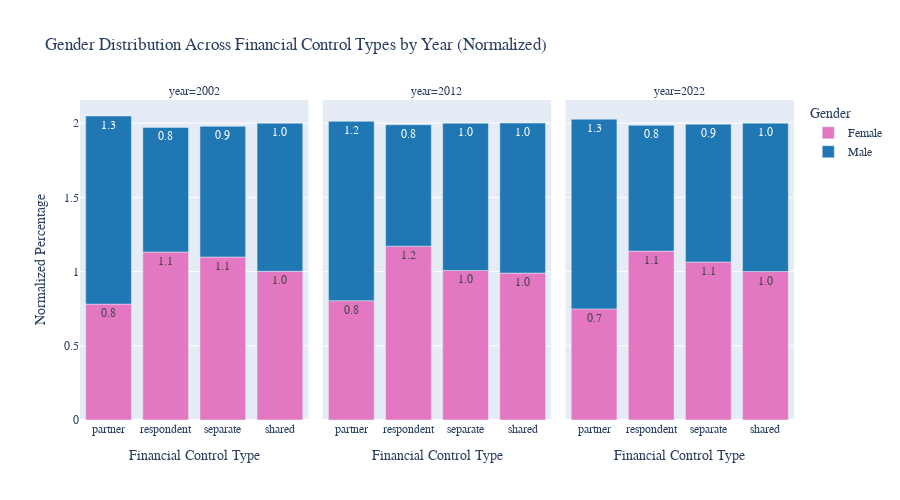

Here is the notebook cell this chart was saved with:
### Code cell
overall_gender = df_combined.groupby(['year', 'sex']).size().reset_index(name='total_count')
overall_gender['overall_percentage'] = overall_gender.groupby('year')['total_count'].transform(lambda x: x / x.sum() * 100)
control_gender = df_combined.groupby(['year', 'code_income_control', 'sex']).size().reset_index(name='count')
control_gender['percentage'] = control_gender.groupby(['year', 'code_income_control'])['count'].transform(lambda x: x / x.sum() * 100)
control_gender = control_gender.merge(overall_gender[['year', 'sex', 'overall_percentage']], on=['year', 'sex'])
control_gender['normalized_percentage'] = (control_gender['percentage'] / control_gender['overall_percentage']) 
fig2 = px.bar(control_gender, 
              x='code_income_control', 
              y='normalized_percentage',
              color='sex',
              facet_col='year',
              title='Gender Distribution Across Financial Control Types by Year (Normalized)',
              labels={'normalized_percentage': 'Normalized Percentage', 'code_income_control': 'Financial Control Type', 'sex': 'Gender'},
              color_discrete_map={'Female': '#E377C2', 'Male': '#1F77B4'},
              text='normalized_percentage',
              height=500)

fig2.update_traces(texttemplate='%{text:.1f}', textposition='inside')

### Figure 1 — Plotly figure (JSON) as saved in the notebook; plotly's stock layout.template omitted (floating-point values rounded to 4 significant figures)
{"data": [{"hovertemplate": "Gender=Female<br>year=2002<br>Financial Control Type=%{x}<br>Normalized Percentage=%{text}<extra></extra>", "legendgroup": "Female", "marker": {"color": "#E377C2", "pattern": {"shape": ""}}, "name": "Female", "orientation": "v", "showlegend": true, "text": [0.781, 1.132, 1.098, 1.002], "textposition": "inside", "texttemplate": "%{text:.1f}", "type": "bar", "x": ["partner", "respondent", "separate", "shared"], "xaxis": "x", "y": [0.781, 1.132, 1.098, 1.002], "yaxis": "y"}, {"hovertemplate": "Gender=Female<br>year=2012<br>Financial Control Type=%{x}<br>Normalized Percentage=%{text}<extra></extra>", "legendgroup": "Female", "marker": {"color": "#E377C2", "pattern": {"shape": ""}}, "name": "Female", "orientation": "v", "showlegend": false, "text": [0.8039, 1.171, 1.008, 0.9898], "textposition": "inside", "texttemplate": "%{text:.1f}", "type": "bar", "x": ["partner", "respondent", "separate", "shared"], "xaxis": "x2", "y": [0.8039, 1.171, 1.008, 0.9898], "yaxis": "y2"}, {"hovertemplate": "Gender=Female<br>year=2022<br>Financial Control Type=%{x}<br>Normalized Percentage=%{text}<extra></extra>", "legendgroup": "Female", "marker": {"color": "#E377C2", "pattern": {"shape": ""}}, "name": "Female", "orientation": "v", "showlegend": false, "text": [0.7487, 1.138, 1.064, 1.0], "textposition": "inside", "texttemplate": "%{text:.1f}", "type": "bar", "x": ["partner", "respondent", "separate", "shared"], "xaxis": "x3", "y": [0.7487, 1.138, 1.064, 1.0], "yaxis": "y3"}, {"hovertemplate": "Gender=Male<br>year=2002<br>Financial Control Type=%{x}<br>Normalized Percentage=%{text}<extra></extra>", "legendgroup": "Male", "marker": {"color": "#1F77B4", "pattern": {"shape": ""}}, "name": "Male", "orientation": "v", "showlegend": true, "text": [1.267, 0.8395, 0.8802, 0.9976], "textposition": "inside", "texttemplate": "%{text:.1f}", "type": "bar", "x": ["partner", "respondent", "separate", "shared"], "xaxis": "x", "y": [1.267, 0.8395, 0.8802, 0.9976], "yaxis": "y"}, {"hovertemplate": "Gender=Male<br>year=2012<br>Financial Control Type=%{x}<br>Normalized Percentage=%{text}<extra></extra>", "legendgroup": "Male", "marker": {"color": "#1F77B4", "pattern": {"shape": ""}}, "name": "Male", "orientation": "v", "showlegend": false, "text": [1.208, 0.818, 0.992, 1.011], "textposition": "inside", "texttemplate": "%{text:.1f}", "type": "bar", "x": ["partner", "respondent", "separate", "shared"], "xaxis": "x2", "y": [1.208, 0.818, 0.992, 1.011], "yaxis": "y2"}, {"hovertemplate": "Gender=Male<br>year=2022<br>Financial Control Type=%{x}<br>Normalized Percentage=%{text}<extra></extra>", "legendgroup": "Male", "marker": {"color": "#1F77B4", "pattern": {"shape": ""}}, "name": "Male", "orientation": "v", "showlegend": false, "text": [1.278, 0.8473, 0.9288, 0.9998], "textposition": "inside", "texttemplate": "%{text:.1f}", "type": "bar", "x": ["partner", "respondent", "separate", "shared"], "xaxis": "x3", "y": [1.278, 0.8473, 0.9288, 0.9998], "yaxis": "y3"}], "layout": {"annotations": [{"font": {}, "showarrow": false, "text": "year=2002", "x": 0.16, "xanchor": "center", "xref": "paper", "y": 1, "yanchor": "bottom", "yref": "paper"}, {"font": {}, "showarrow": false, "text": "year=2012", "x": 0.5, "xanchor": "center", "xref": "paper", "y": 1, "yanchor": "bottom", "yref": "paper"}, {"font": {}, "showarrow": false, "text": "year=2022", "x": 0.84, "xanchor": "center", "xref": "paper", "y": 1, "yanchor": "bottom", "yref": "paper"}], "barmode": "relative", "height": 500, "legend": {"title": {"text": "Gender"}, "tracegroupgap": 0}, "title": {"text": "Gender Distribution Across Financial Control Types by Year (Normalized)"}, "xaxis": {"anchor": "y", "domain": [0, 0.32], "title": {"text": "Financial Control Type"}}, "xaxis2": {"anchor": "y2", "domain": [0.34, 0.66], "matches": "x", "title": {"text": "Financial Control Type"}}, "xaxis3": {"anchor": "y3", "domain": [0.68, 1.0], "matches": "x", "title": {"text": "Financial Control Type"}}, "yaxis": {"anchor": "x", "domain": [0, 1], "title": {"text": "Normalized Percentage"}}, "yaxis2": {"anchor": "x2", "domain": [0, 1], "matches": "y", "showticklabels": false}, "yaxis3": {"anchor": "x3", "domain": [0, 1], "matches": "y", "showticklabels": false}}}
